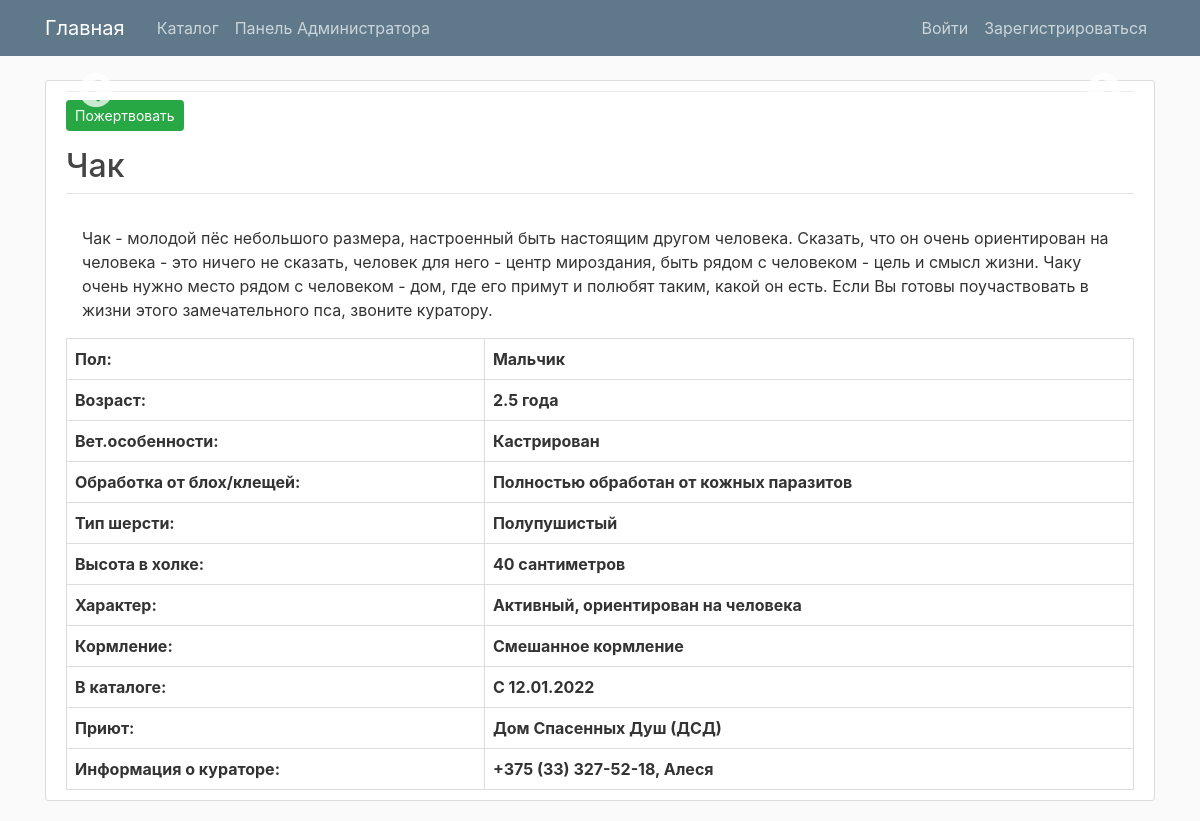
The app's page /pets/4/ with its own data.
### pets/models.py (models this page shows, shortened)
class BaseModel(models.Model):
    class Meta:
        abstract = True

class Pet(BaseModel):
    GIRL = 'Девочка'
    BOY = 'Мальчик'
    CAT = 'cat'
    DOG = 'dog'
    KITTEN = 'kitten'
    PUPPY = 'puppy'
    SEX_CHOICES = [
        (BOY, BOY),
        (GIRL, GIRL),
    ]
    PET_TYPE_CHOICES = [
        (CAT, 'Кот'),
        (DOG, 'Собака'),
        (KITTEN, 'Котенок'),
        (PUPPY, 'Щенок'),
    ]
    original_url = models.URLField(null=True, blank=True)
    external_id = models.CharField(max_length=255, null=True, blank=True)
    created_by_user = models.ForeignKey(settings.AUTH_USER_MODEL, null=True, blank=True, on_delete=models.CASCADE)
    pet_type = models.CharField('Тип животного', max_length=255, null=True, blank=True, choices=PET_TYPE_CHOICES)
    name = models.CharField('Имя', max_length=255)
    description = models.TextField('Описание')
    sex = models.CharField('Пол', max_length=255, choices=SEX_CHOICES)
    age = models.CharField('Возраст', max_length=255)
    vet_peculiarities = models.CharField('Ветеринарные особенности(стерилизована, кастрирован и т.п.)', max_length=255)
    flea_treatment = models.CharField('Обработка от клещей/блох', max_length=255)
    fur_type = models.CharField('Тип шерсти', max_length=255, null=True, blank=True)
    character = models.CharField('Характер', max_length=255)
    feeding = models.CharField('Кормление', max_length=255)
    litter_box_trained = models.CharField('Приучен(а) к лотку', max_length=255, null=True, blank=True)
    in_catalog_since = models.CharField('В каталоге с', max_length=255)
    shelter = models.CharField('Приют', max_length=255)
    curator_info = models.CharField('Информация о кураторе', max_length=255)
    height = models.CharField('Высота в холке', max_length=255, null=True, blank=True)
    breed = models.CharField('Порода', max_length=255, null=True, blank=True)

### pets/views.py (the view)
# urls.py: path('pets/<int:pk>/', views.PetsCatalogDetailView.as_view(), name='pets-detail'),
class PetsCatalogDetailView(DetailView):
    model = Pet
    template_name = 'pets/pets_catalog_detail.html'
    context_object_name = 'pet'

### pets/templates/pets/pets_catalog_detail.html (shortened to what this page needs)
{% extends "pets/base.html" %}
{% block content %}
    <article class="media content-section">
        <div class="content-wrapper">
            <div>
                <div class="gallery-slider">
                    {% for gallery_image in pet.images.all %}
                        <div>
                        </div>
                    {% endfor %}
                </div>
            </div>
            <div class="mt-2 mb-1">
                <a style="text-decoration: none" href="{% url 'payment-process' %}">
                    <button class="btn btn-sm btn-success">
                        Пожертвовать
                    </button>
                </a>
            </div>
            <h2 class="article-title mt-3 pb-2" style="border-bottom: 1px solid #e3e3e3">{{ object.name }}</h2>
            <p class="article-content px-3">{{ object.description }}</p>
            <div>
                <table class="characteristic-table">
                    <tr>
                        <th>Пол:</th>
                        <th>{{ pet.sex }}</th>
                    </tr>
                    <tr>
                        <th>Возраст:</th>
                        <th>{{ pet.age }}</th>
                    </tr>
                    {% if pet.vet_peculiarities %}
                        <tr>
                            <th>Вет.особенности:</th>
                            <th>{{ pet.vet_peculiarities }}</th>
                        </tr>
                    {% endif %}
                    {% if pet.flea_treatment %}
                        <tr>
                            <th>Обработка от блох/клещей:</th>
                            <th>{{ pet.flea_treatment }}</th>
                        </tr>
                    {% endif %}
                    {% if pet.fur_type %}
                        <tr>
                            <th>Тип шерсти:</th>
                            <th>{{ pet.fur_type }}</th>
                        </tr>
                    {% endif %}
                    {% if pet.height %}
                        <tr>
                            <th>Высота в холке:</th>
                            <th>{{ pet.height }}</th>
                        </tr>
                    {% endif %}
                    <tr>
                        <th>Характер:</th>
                        <th>{{ pet.character }}</th>
                    </tr>
                    {% if pet.feeding %}
                        <tr>
                            <th>Кормление:</th>
                            <th>{{ pet.feeding }}</th>
                        </tr>
                    {% endif %}
                    <tr>
                        <th>В каталоге:</th>
                        <th>{{ pet.in_catalog_since }}</th>
                    </tr>
                    <tr>
                        <th>Приют:</th>
                        <th>{{ pet.shelter }}</th>
                    </tr>
                    <tr>
                        <th>Информация о кураторе:</th>
                        <th>{{ pet.curator_info }}</th>
                    </tr>
                </table>
            </div>
        </div>
    </article>
{% endblock content %}

### pets/static/pets/main.css (style rules this page uses)
body { background: #fafafa; color: #333333; margin-top: 5rem; word-break: break-word; }
h1, h2, h3, h4, h5, h6 { color: #444444; }
.content-section { background: #ffffff; padding: 10px 20px; border: 1px solid #dddddd; border-radius: 3px; margin-bottom: 20px; }
.article-title { color: #444444; }
.article-content { white-space: pre-line; }
.gallery-slider { background: #ececec; max-width: 100%; margin: 0; }
.content-wrapper { width: 100%; }
.characteristic-table { border-collapse: collapse; width: 100%; }
.characteristic-table th, td { border: 1px solid #dddddd; text-align: left; padding: 8px; }

### records on screen
Pet: name "Чак", description "Чак - молодой пёс небольшого размера, настроенный быть настоящим другом человека. Сказать, что он очень ориентирован на человека - это ничего не сказать, человек для него - центр мироздания, быть рядом с человеком - цель и смысл жизни. Чаку очень нужно место рядом с человеком - дом, где его примут и полюбят таким, какой он есть. Если Вы готовы поучаствовать в жизни этого замечательного пса, звоните куратору.", sex "Мальчик", age "2.5 года", vet_peculiarities "Кастрирован", flea_treatment "Полностью обработан от кожных паразитов", fur_type "Полупушистый", height "40 сантиметров", character "Активный, ориентирован на человека", feeding "Смешанное кормление", in_catalog_since "С 12.01.2022", shelter "Дом Спасенных Душ (ДСД)", curator_info "+375 (33) 327-52-18, Алеся"
